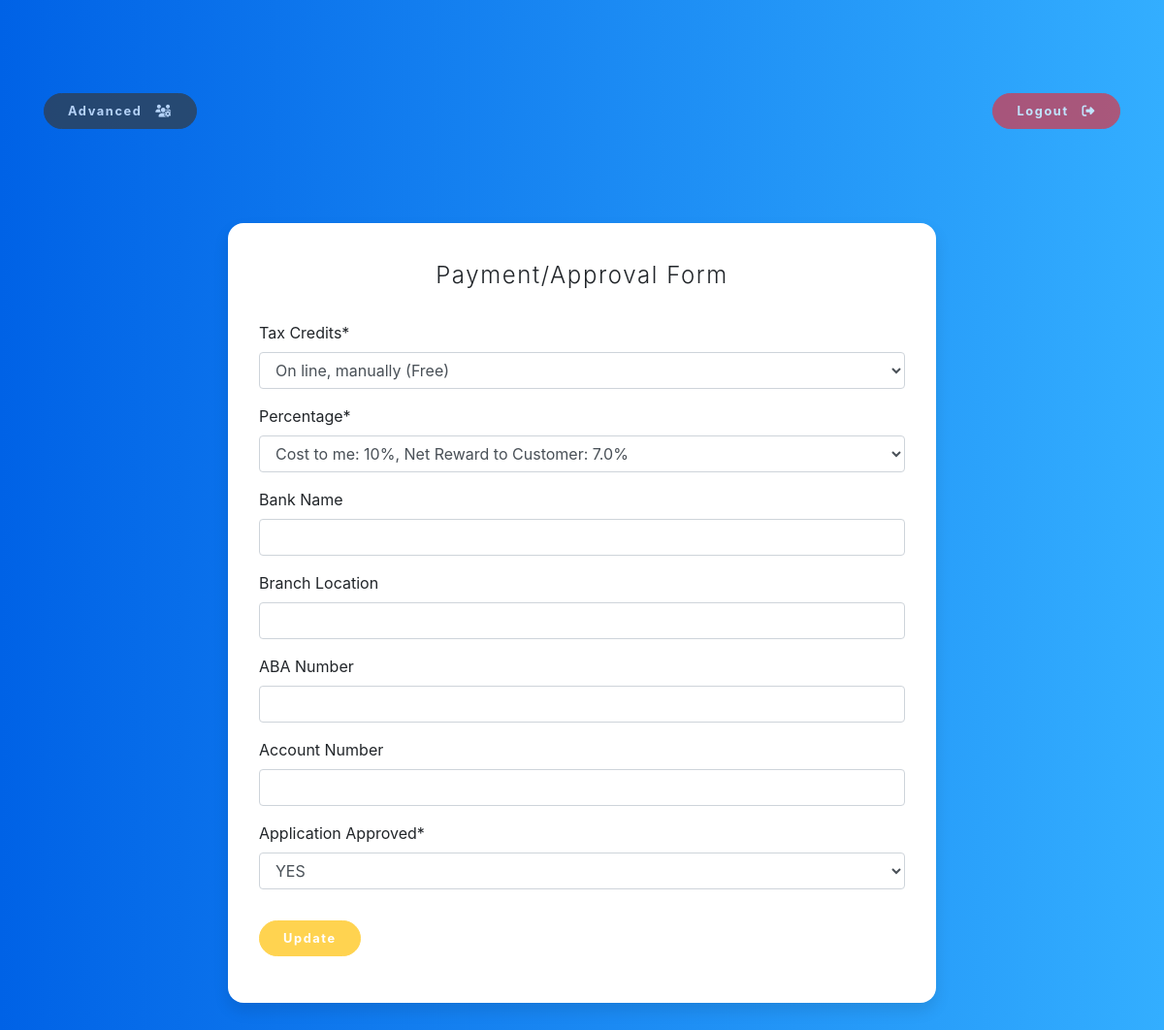
The app's page /user/6/update (signed in) with its own data.
### users/models.py (models this page shows, shortened)
class User(AbstractBaseUser):
    email = models.EmailField(verbose_name="Email", max_length=60, unique=True)
    date_joined = models.DateTimeField(verbose_name="Date Joined", auto_now_add=True)
    last_login = models.DateTimeField(verbose_name="Last Login", auto_now_add=True)
    is_admin = models.BooleanField(default=False)
    is_active = models.BooleanField(default=True)
    is_staff = models.BooleanField(default=False)
    is_superuser = models.BooleanField(default=False)
    company_name = models.CharField(max_length=100, unique=False, verbose_name="Name of Business")
    legal_name = models.CharField(max_length=100, unique=False, verbose_name="Legal Name")
    address = models.CharField(max_length=100, unique=False, verbose_name="Address")
    business_type = models.CharField(max_length=100, unique=False, verbose_name="Type of Business")
    contact_name = models.CharField(max_length=100, unique=False, verbose_name="Contact Name")
    phone_number = models.CharField(max_length=12, blank=False, verbose_name="Contact Phone Number", help_text="Ex: 800-786-8765")
    website = models.CharField(max_length=30, unique=False, verbose_name="Website", help_text="Ex: www.example.com")
    bank_name = models.CharField(max_length=100, unique=False, verbose_name="Bank Name", default="", blank=True)
    branch_location = models.CharField(max_length=100, unique=False, verbose_name="Branch Location", default="", blank=True)
    aba_number = models.CharField(max_length=100, unique=False, verbose_name="ABA Number", default="", blank=True)
    account_number = models.CharField(max_length=100, unique=False, verbose_name="Account Number", default="", blank=True)
    banner = models.CharField(max_length=1000, choices=BANNER_CHOICES, verbose_name="Options")
    business_structure = models.CharField(max_length=1000, choices=BUSINESS_STRUCTURE_CHOICES, verbose_name="Business Structure")
    length_of_operation = models.CharField(max_length=100, unique=False, verbose_name="Length of Operation", help_text="Ex: 10 months")
    number_of_employees = models.CharField(max_length=100, unique=False, verbose_name="Number of Employees", help_text="Ex: 12 employees")
    location_type = MultiSelectField(choices=LOCATION_TYPE, unique=False, verbose_name="Does your business have a physical location? (Check all that apply)")
    speical_business = MultiSelectField(choices=SPECIAL_BUSINESS, unique=False, verbose_name="Is your business: (Check all that apply)")
    tax_credits = models.CharField(max_length=1000, choices=TAX_CREDIT_OPTIONS, verbose_name="Tax Credits")
    rate = models.CharField(choices=TAX_CREDITS_RATES, max_length=50, verbose_name="Percentage", default='', null=False)
    terms_conditions = models.CharField(choices=TERMS_CONDITIONS, blank=False, verbose_name="Terms & Coniditons", default='Agree', max_length=8)
    approved = models.CharField(choices=APPROVED_OPTIONS, default="NO", verbose_name="Application Approved", max_length=3)
    USERNAME_FIELD = 'email'
    REQUIRED_FIELDS = [
        'company_name','legal_name', 'address', 'business_type', 'contact_name', 'phone_number', 'website',
        'banner',
        'business_structure', 'length_of_operation', 'number_of_employees', 'location_type', 'speical_business',
        'terms_conditions'
    ]
    objects = Manager()

### users/views.py (the view, shortened to what this page needs)
# urls.py: path('user/<int:pk>/update', user_views.UserUpdateView.as_view(), name='user-update'),
class UserUpdateView(LoginRequiredMixin, UserPassesTestMixin, UpdateView):
    model = User
    fields = [
        'tax_credits','rate',
        'bank_name','branch_location','aba_number','account_number',
        'approved'
    ]
    def test_func(self):
        item = self.get_object()
        if item:
            return True
        return False

### users/templates/users/user_form.html (shortened to what this page needs)
{% extends "users/base.html" %}
{% load crispy_forms_tags %}
{% block content %}
<section class="pricing py-5">
  <div class="container">
    {% include "users/logout_btn.html" %}
    {% include "users/messages.html" %}
    <div class="row">
        <div class="col-lg-8 col-xl-8 mx-auto">
            <div class="card card-signin flex-row my-5">
                <div class="card-body">
                    <h5 class="card-title text-center">Payment/Approval Form</h5>
                    <form method="POST" class="uniForm" enctype="multipart/form-data">
                        <fieldset class="form-group">
                            {{ form|crispy }}
                        </fieldset>
                        <div class="form-group">
                            <button class="btn btn-warning rounded-pill px-4 py-2 text-white" type="submit">Update</button>
                        </div>
                    </form>
                </div>
            </div>
        </div>
    </div>
  </div>
</section>
{% endblock content %}

### users/templates/users/base.html (style rules this page uses)
body { background: #007bff; background: linear-gradient(to right, #0062E6, #33AEFF); }
section.pricing { background: #007bff; background: linear-gradient(to right, #0062E6, #33AEFF); }
.pricing .card { border: none; border-radius: 1rem; transition: all 0.2s; box-shadow: 0 0.5rem 1rem 0 rgba(0, 0, 0, 0.1); }
.pricing .card-title { margin: 0.5rem 0; font-size: 0.9rem; letter-spacing: .1rem; font-weight: bold; }
.pricing .btn { font-size: 80%; border-radius: 5rem; letter-spacing: .1rem; font-weight: bold; padding: 1rem; opacity: 0.7; transition: all 0.2s; }
:root { --input-padding-x: 1.5rem; --input-padding-y: .75rem; }
.card-signin { border: 0; border-radius: 1rem; box-shadow: 0 0.5rem 1rem 0 rgba(0, 0, 0, 0.1); overflow: hidden; }
.card-signin .card-title { margin-bottom: 2rem; font-weight: 300; font-size: 1.5rem; }
.card-signin .card-body { padding: 2rem; }

### records on screen
User: tax_credits "On line, manually (Free)", rate "Cost to me: 10%, Net Reward to Customer: 7.0%", approved "YES"
